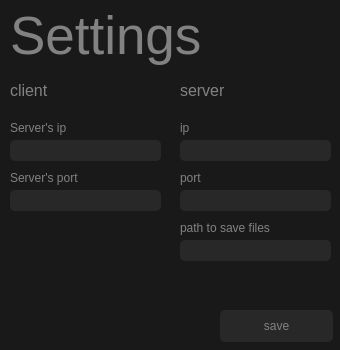
<?xml version="1.0" encoding="UTF-8"?>
<ui version="4.0">
 <class>MainWindow</class>
 <widget class="QMainWindow" name="MainWindow">
  <property name="geometry">
   <rect>
    <x>0</x>
    <y>0</y>
    <width>340</width>
    <height>350</height>
   </rect>
  </property>
  <property name="windowTitle">
   <string>MainWindow</string>
  </property>
  <property name="styleSheet">
   <string notr="true">QMainWindow {
	background-color: rgb(25, 25, 25);
	color: rgb(130, 130, 130);

	border-radius: 5px;
}

QLabel{
	color: rgb(130, 130, 130);
}

QLineEdit{
	background-color: rgb(40, 40, 40);
	color: rgb(130, 130, 130);

	border-radius: 5px;
}

QPushButton{
	background-color: rgb(40, 40, 40);
	color: rgb(130, 130, 130);

	border-radius: 5px;
}

QPushButton:pressed {
	background-color: rgb(130, 130, 130);
	color: rgb(130, 130, 130);

	border-radius: 5px;
}</string>
  </property>
  <widget class="QWidget" name="centralwidget">
   <widget class="QLabel" name="lbl_settings">
    <property name="geometry">
     <rect>
      <x>10</x>
      <y>0</y>
      <width>211</width>
      <height>71</height>
     </rect>
    </property>
    <property name="font">
     <font>
      <pointsize>40</pointsize>
     </font>
    </property>
    <property name="text">
     <string>Settings</string>
    </property>
   </widget>
   <widget class="QLineEdit" name="le_clientIp">
    <property name="geometry">
     <rect>
      <x>10</x>
      <y>140</y>
      <width>151</width>
      <height>21</height>
     </rect>
    </property>
   </widget>
   <widget class="QLineEdit" name="le_clientPort">
    <property name="geometry">
     <rect>
      <x>10</x>
      <y>190</y>
      <width>151</width>
      <height>21</height>
     </rect>
    </property>
   </widget>
   <widget class="QPushButton" name="btn_save">
    <property name="geometry">
     <rect>
      <x>220</x>
      <y>310</y>
      <width>113</width>
      <height>32</height>
     </rect>
    </property>
    <property name="text">
     <string>save</string>
    </property>
   </widget>
   <widget class="QLabel" name="lbl_clientIp">
    <property name="geometry">
     <rect>
      <x>10</x>
      <y>120</y>
      <width>81</width>
      <height>16</height>
     </rect>
    </property>
    <property name="text">
     <string>Server's ip</string>
    </property>
   </widget>
   <widget class="QLabel" name="lbl_clientPort">
    <property name="geometry">
     <rect>
      <x>10</x>
      <y>170</y>
      <width>81</width>
      <height>16</height>
     </rect>
    </property>
    <property name="text">
     <string>Server's port</string>
    </property>
   </widget>
   <widget class="QLineEdit" name="le_serverIp">
    <property name="geometry">
     <rect>
      <x>180</x>
      <y>140</y>
      <width>151</width>
      <height>21</height>
     </rect>
    </property>
   </widget>
   <widget class="QLabel" name="lbl_serverIp">
    <property name="geometry">
     <rect>
      <x>180</x>
      <y>120</y>
      <width>81</width>
      <height>16</height>
     </rect>
    </property>
    <property name="text">
     <string>ip</string>
    </property>
   </widget>
   <widget class="QLabel" name="lbl_serverPort">
    <property name="geometry">
     <rect>
      <x>180</x>
      <y>170</y>
      <width>81</width>
      <height>16</height>
     </rect>
    </property>
    <property name="text">
     <string>port</string>
    </property>
   </widget>
   <widget class="QLineEdit" name="le_serverPort">
    <property name="geometry">
     <rect>
      <x>180</x>
      <y>190</y>
      <width>151</width>
      <height>21</height>
     </rect>
    </property>
   </widget>
   <widget class="QLabel" name="lbl_client">
    <property name="geometry">
     <rect>
      <x>10</x>
      <y>75</y>
      <width>161</width>
      <height>31</height>
     </rect>
    </property>
    <property name="font">
     <font>
      <pointsize>12</pointsize>
     </font>
    </property>
    <property name="text">
     <string>client</string>
    </property>
   </widget>
   <widget class="QLabel" name="lbl_server">
    <property name="geometry">
     <rect>
      <x>180</x>
      <y>70</y>
      <width>111</width>
      <height>41</height>
     </rect>
    </property>
    <property name="font">
     <font>
      <pointsize>12</pointsize>
     </font>
    </property>
    <property name="text">
     <string>server</string>
    </property>
   </widget>
   <widget class="QLineEdit" name="le_path">
    <property name="geometry">
     <rect>
      <x>180</x>
      <y>240</y>
      <width>151</width>
      <height>21</height>
     </rect>
    </property>
   </widget>
   <widget class="QLabel" name="lbl_path">
    <property name="geometry">
     <rect>
      <x>180</x>
      <y>220</y>
      <width>151</width>
      <height>16</height>
     </rect>
    </property>
    <property name="text">
     <string>path to save files</string>
    </property>
   </widget>
  </widget>
 </widget>
 <resources/>
 <connections/>
</ui>
